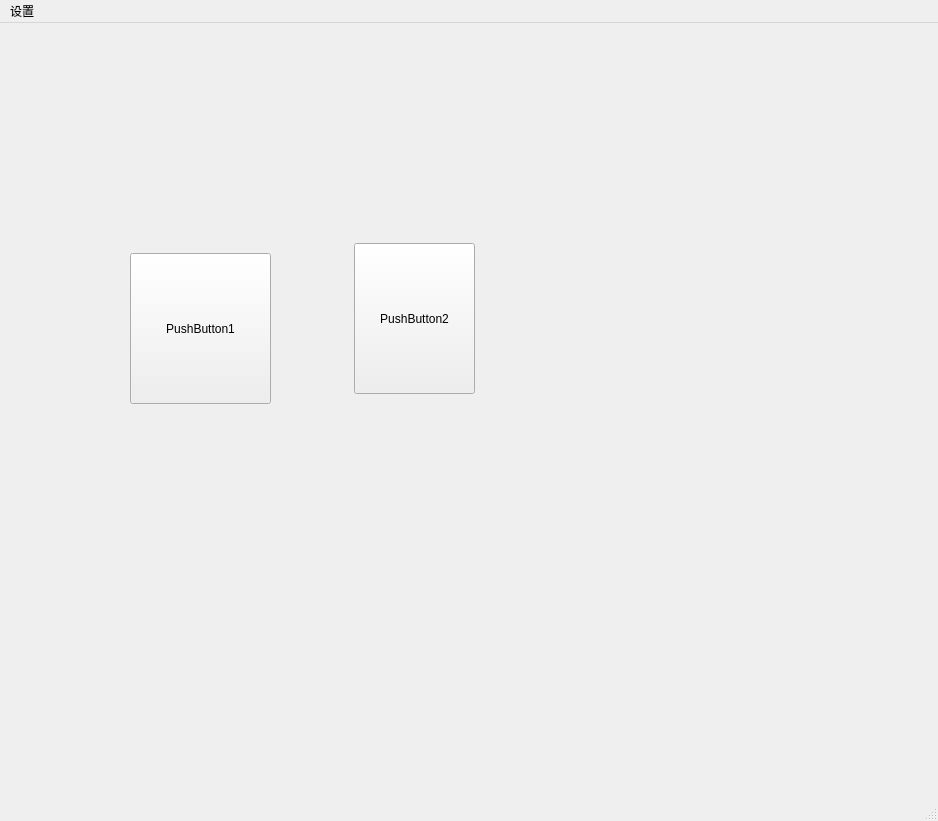
<?xml version="1.0" encoding="UTF-8"?>
<ui version="4.0">
 <class>MainWindow</class>
 <widget class="QMainWindow" name="MainWindow">
  <property name="geometry">
   <rect>
    <x>0</x>
    <y>0</y>
    <width>938</width>
    <height>821</height>
   </rect>
  </property>
  <property name="windowTitle">
   <string>MainWindow</string>
  </property>
  <widget class="QWidget" name="centralwidget">
   <widget class="QPushButton" name="pushButton">
    <property name="geometry">
     <rect>
      <x>130</x>
      <y>230</y>
      <width>141</width>
      <height>151</height>
     </rect>
    </property>
    <property name="text">
     <string>PushButton1</string>
    </property>
   </widget>
   <widget class="QPushButton" name="pushButton_2">
    <property name="geometry">
     <rect>
      <x>354</x>
      <y>220</y>
      <width>121</width>
      <height>151</height>
     </rect>
    </property>
    <property name="text">
     <string>PushButton2</string>
    </property>
   </widget>
  </widget>
  <widget class="QMenuBar" name="menubar">
   <property name="geometry">
    <rect>
     <x>0</x>
     <y>0</y>
     <width>938</width>
     <height>23</height>
    </rect>
   </property>
   <widget class="QMenu" name="menu_2">
    <property name="title">
     <string>设置</string>
    </property>
    <addaction name="action1"/>
    <addaction name="action2"/>
   </widget>
   <addaction name="menu_2"/>
  </widget>
  <widget class="QStatusBar" name="statusbar"/>
  <action name="action1">
   <property name="text">
    <string>放大</string>
   </property>
  </action>
  <action name="action2">
   <property name="text">
    <string>缩小</string>
   </property>
  </action>
 </widget>
 <resources/>
 <connections/>
</ui>
